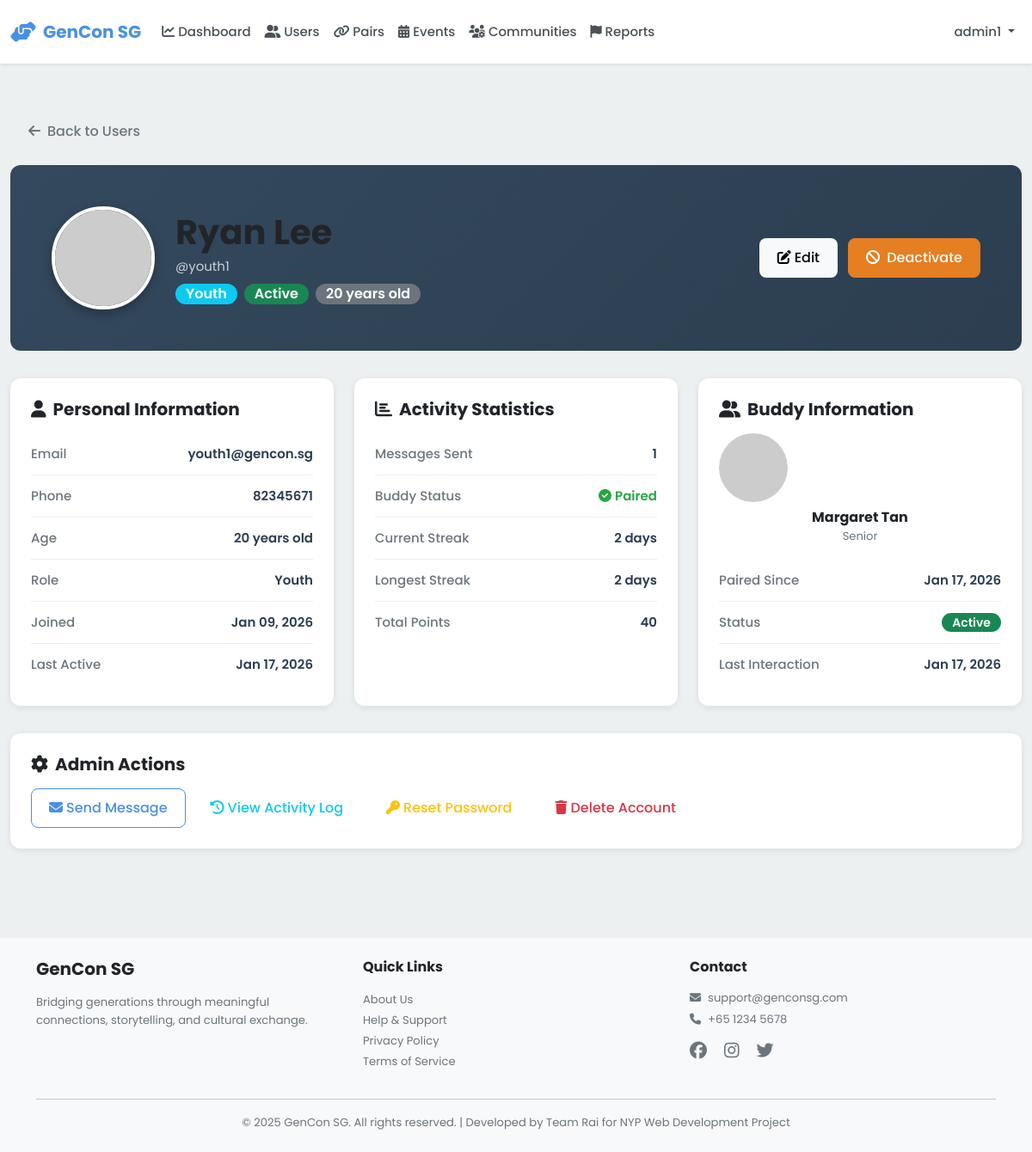
The page /admin/users/2 (signed in) on the database its author committed.
### models.py (models this page shows, shortened)
class User(db.Model):
    __tablename__ = 'users'
    id = db.Column(db.Integer, primary_key=True)
    username = db.Column(db.String(80), unique=True, nullable=False, index=True)
    password_hash = db.Column(db.String(255), nullable=False)
    email = db.Column(db.String(120), unique=True, nullable=False, index=True)
    full_name = db.Column(db.String(120), nullable=False)
    phone = db.Column(db.String(20))
    age = db.Column(db.Integer, nullable=False)
    bio = db.Column(db.Text)  # User biography
    school = db.Column(db.String(255))  # School or organization for youth
    role = db.Column(db.String(20), nullable=False)  # 'senior', 'youth', or 'admin'
    profile_picture = db.Column(db.String(255), default='default-avatar.png')
    interests_json = db.Column(db.Text)  # Stores interests as JSON array
    languages_json = db.Column(db.Text)  # Stores languages as JSON array
    accessibility_settings_json = db.Column(db.Text)  # Stores settings as JSON object
    created_at = db.Column(db.DateTime, default=datetime.utcnow, nullable=False)
    last_active = db.Column(db.DateTime, default=datetime.utcnow, nullable=False)
    is_active = db.Column(db.Boolean, default=True)
    stories = db.relationship('Story', back_populates='user', lazy='dynamic')
    sent_messages = db.relationship('Message', foreign_keys='Message.sender_id',
                                   back_populates='sender', lazy='dynamic')
    received_messages = db.relationship('Message', foreign_keys='Message.recipient_id',
                                       back_populates='recipient', lazy='dynamic')
    senior_pairs = db.relationship('Pair', foreign_keys='Pair.senior_id',
                                   back_populates='senior', lazy='dynamic')
    youth_pairs = db.relationship('Pair', foreign_keys='Pair.youth_id',
                                 back_populates='youth', lazy='dynamic')
    streak = db.relationship('Streak', back_populates='user', uselist=False)
    badges = db.relationship('Badge', back_populates='user', lazy='dynamic')
    checkins = db.relationship('Checkin', back_populates='user', lazy='dynamic')
    @property
    def interests(self):
        """Get interests as Python list from JSON string."""
        if self.interests_json:
            return json.loads(self.interests_json)
        return []
    @interests.setter
    def interests(self, value):
        """Set interests from Python list, store as JSON string."""
        self.interests_json = json.dumps(value)
    @property
    def languages(self):
        """Get languages as Python list from JSON string."""
        if self.languages_json:
            return json.loads(self.languages_json)
        return []
    @languages.setter
    def languages(self, value):
        """Set languages from Python list, store as JSON string."""
        self.languages_json = json.dumps(value)
    @property
    def accessibility_settings(self):
        """Get accessibility settings as Python dict from JSON string."""
        if self.accessibility_settings_json:
            return json.loads(self.accessibility_settings_json)
        return {}

class Streak(db.Model):
    __tablename__ = 'streaks'
    id = db.Column(db.Integer, primary_key=True)
    user_id = db.Column(db.Integer, db.ForeignKey('users.id'), nullable=False, unique=True)
    current_streak = db.Column(db.Integer, default=0)
    longest_streak = db.Column(db.Integer, default=0)
    points = db.Column(db.Integer, default=0)
    last_login = db.Column(db.Date, default=datetime.utcnow().date)
    user = db.relationship('User', back_populates='streak')

class Pair(db.Model):
    __tablename__ = 'pairs'
    id = db.Column(db.Integer, primary_key=True)
    senior_id = db.Column(db.Integer, db.ForeignKey('users.id'), nullable=False, index=True)
    youth_id = db.Column(db.Integer, db.ForeignKey('users.id'), nullable=False, index=True)
    program = db.Column(db.String(100))  # Program/initiative name
    status = db.Column(db.String(20), default='active')  # active, inactive, paused
    paired_date = db.Column(db.DateTime, default=datetime.utcnow, nullable=False)
    last_interaction = db.Column(db.DateTime, default=datetime.utcnow)
    senior = db.relationship('User', foreign_keys=[senior_id], back_populates='senior_pairs')
    youth = db.relationship('User', foreign_keys=[youth_id], back_populates='youth_pairs')
    __table_args__ = (db.UniqueConstraint('senior_id', 'youth_id', name='unique_senior_youth_pair'),)

### blueprints/admin.py (the view)
@admin_bp.route('/users/<int:user_id>')
@admin_required
def user_detail(user_id):
    user = User.query.get_or_404(user_id)
    if user.role == 'senior':
        stories_count = Story.query.filter_by(user_id=user.id).count()
        pair = Pair.query.filter_by(senior_id=user.id, status='active').first()
    else:
        stories_count = 0
        pair = Pair.query.filter_by(youth_id=user.id, status='active').first()
    messages_sent = Message.query.filter_by(sender_id=user.id).count()
    return render_template('admin/user_detail.html',
                         user=user,
                         stories_count=stories_count,
                         messages_sent=messages_sent,
                         pair=pair)

### templates/admin/user_detail.html (shortened to what this page needs)
{% extends "base.html" %}
{% block extra_css %}
<link rel="stylesheet" href="{{ url_for('static', filename='css/admin.css') }}">
{% endblock %}
{% block content %}
<div class="container-fluid py-4">
    <div class="mb-3">
        <a href="{{ url_for('admin.users') }}" class="btn btn-outline-secondary">
            <i class="fas fa-arrow-left me-2"></i>Back to Users
        </a>
    </div>
    <div class="user-profile-header">
        <div class="row align-items-center">
            <div class="col-auto">
                <img src="{{ url_for('static', filename='images/' + (user.profile_picture or 'default-avatar.png')) }}"
                     alt="Profile Picture"
                     class="user-avatar"
                     onerror="this.src='https://ui-avatars.com/api/?name={{ user.full_name }}&size=120&background=random'">
            </div>
            <div class="col">
                <h1 class="mb-1">{{ user.full_name }}</h1>
                <p class="mb-2 opacity-75">@{{ user.username }}</p>
                <div class="d-flex gap-2 flex-wrap">
                    <span class="badge {% if user.role == 'senior' %}bg-warning text-dark{% else %}bg-info{% endif %} fs-6">
                        {{ user.role|capitalize }}
                    </span>
                    {% if user.is_active %}
                    <span class="badge bg-success fs-6">Active</span>
                    {% else %}
                    <span class="badge bg-danger fs-6">Inactive</span>
                    {% endif %}
                    <span class="badge bg-secondary fs-6">{{ user.age }} years old</span>
                </div>
            </div>
            <div class="col-auto">
                <button class="btn btn-light me-2" onclick="editUser({{ user.id }})">
                    <i class="fas fa-edit me-1"></i>Edit
                </button>
                <button class="btn {% if user.is_active %}btn-warning{% else %}btn-success{% endif %}" onclick="toggleStatus({{ user.id }})">
                    <i class="fas {% if user.is_active %}fa-ban{% else %}fa-check{% endif %} me-1"></i>
                    {% if user.is_active %}Deactivate{% else %}Activate{% endif %}
                </button>
            </div>
        </div>
    </div>
    <div class="row">
        <div class="col-lg-4 mb-4">
            <div class="user-info-card">
                <h5 class="fw-bold mb-3"><i class="fas fa-user me-2"></i>Personal Information</h5>
                <div class="info-row">
                    <span class="info-label">Email</span>
                    <span class="info-value">{{ user.email }}</span>
                </div>
                <div class="info-row">
                    <span class="info-label">Phone</span>
                    <span class="info-value">{{ user.phone or 'Not provided' }}</span>
                </div>
                <div class="info-row">
                    <span class="info-label">Age</span>
                    <span class="info-value">{{ user.age }} years old</span>
                </div>
                <div class="info-row">
                    <span class="info-label">Role</span>
                    <span class="info-value">{{ user.role|capitalize }}</span>
                </div>
                <div class="info-row">
                    <span class="info-label">Joined</span>
                    <span class="info-value">{{ user.created_at.strftime('%b %d, %Y') }}</span>
                </div>
                <div class="info-row">
                    <span class="info-label">Last Active</span>
                    <span class="info-value">{{ user.last_active.strftime('%b %d, %Y') }}</span>
                </div>
            </div>
        </div>
        <div class="col-lg-4 mb-4">
            <div class="user-info-card">
                <h5 class="fw-bold mb-3"><i class="fas fa-chart-bar me-2"></i>Activity Statistics</h5>
                <div class="info-row">
                    <span class="info-label">Messages Sent</span>
                    <span class="info-value">{{ messages_sent }}</span>
                </div>
                <div class="info-row">
                    <span class="info-label">Buddy Status</span>
                    <span class="info-value">
                        {% if pair %}
                        <span class="text-success"><i class="fas fa-check-circle me-1"></i>Paired</span>
                        {% else %}
                        <span class="text-warning"><i class="fas fa-clock me-1"></i>Not Paired</span>
                        {% endif %}
                    </span>
                </div>
                {% if user.streak %}
                <div class="info-row">
                    <span class="info-label">Current Streak</span>
                    <span class="info-value">{{ user.streak.current_streak }} days</span>
                </div>
                <div class="info-row">
                    <span class="info-label">Longest Streak</span>
                    <span class="info-value">{{ user.streak.longest_streak }} days</span>
                </div>
                <div class="info-row">
                    <span class="info-label">Total Points</span>
                    <span class="info-value">{{ user.streak.points }}</span>
                </div>
                {% endif %}
            </div>
        </div>
        <div class="col-lg-4 mb-4">
            <div class="user-info-card">
                <h5 class="fw-bold mb-3"><i class="fas fa-user-friends me-2"></i>Buddy Information</h5>
                {% if pair %}
                <div class="text-center mb-3">
                    {% if user.role == 'senior' %}
                    <img src="{{ url_for('static', filename='images/' + (pair.youth.profile_picture or 'default-avatar.png')) }}"
                         alt="Buddy Avatar"
                         class="rounded-circle mb-2"
                         style="width: 80px; height: 80px; object-fit: cover;"
                         onerror="this.src='https://ui-avatars.com/api/?name={{ pair.youth.full_name }}&background=9B59B6&color=fff'">
                    <h6 class="mb-0">{{ pair.youth.full_name }}</h6>
                    <small class="text-muted">Youth Volunteer</small>
                    {% else %}
                    <img src="{{ url_for('static', filename='images/' + (pair.senior.profile_picture or 'default-avatar.png')) }}"
                         alt="Buddy Avatar"
                         class="rounded-circle mb-2"
                         style="width: 80px; height: 80px; object-fit: cover;"
                         onerror="this.src='https://ui-avatars.com/api/?name={{ pair.senior.full_name }}&background=E67E22&color=fff'">
                    <h6 class="mb-0">{{ pair.senior.full_name }}</h6>
                    <small class="text-muted">Senior</small>
                    {% endif %}
                </div>
                <div class="info-row">
                    <span class="info-label">Paired Since</span>
                    <span class="info-value">{{ pair.paired_date.strftime('%b %d, %Y') }}</span>
                </div>
                <div class="info-row">
                    <span class="info-label">Status</span>
                    <span class="info-value">
                        <span class="badge bg-success">{{ pair.status|capitalize }}</span>
                    </span>
                </div>
                <div class="info-row">
                    <span class="info-label">Last Interaction</span>
                    <span class="info-value">{{ pair.last_interaction.strftime('%b %d, %Y') if pair.last_interaction else 'Never' }}</span>
                </div>
                {% endif %}
            </div>
        </div>
    </div>
    <div class="user-info-card mt-2">
        <h5 class="fw-bold mb-3"><i class="fas fa-cog me-2"></i>Admin Actions</h5>
        <div class="d-flex gap-2 flex-wrap">
            <button class="btn btn-outline-primary" onclick="sendMessage({{ user.id }})">
                <i class="fas fa-envelope me-1"></i>Send Message
            </button>
            <button class="btn btn-outline-info" onclick="viewActivity({{ user.id }})">
                <i class="fas fa-history me-1"></i>View Activity Log
            </button>
            <button class="btn btn-outline-warning" onclick="resetPassword({{ user.id }})">
                <i class="fas fa-key me-1"></i>Reset Password
            </button>
            <button class="btn btn-outline-danger" onclick="deleteUser({{ user.id }})">
                <i class="fas fa-trash me-1"></i>Delete Account
            </button>
        </div>
    </div>
</div>
{% endblock %}

### rows shown on the page
User: full_name "Ryan Lee", username "youth1", role "Youth", age "20", email "youth1@gencon.sg", phone "82345671", created_at "Jan 09, 2026", last_active "Jan 17, 2026"
Streak: streak.current_streak "2", streak.longest_streak "2", streak.points "40"
User: senior.full_name "Margaret Tan"
Pair: paired_date "Jan 17, 2026", status "Active", last_interaction "Jan 17, 2026"

### other values the page prints
{{ session.username }} "admin1"
{{ messages_sent }} "1"
